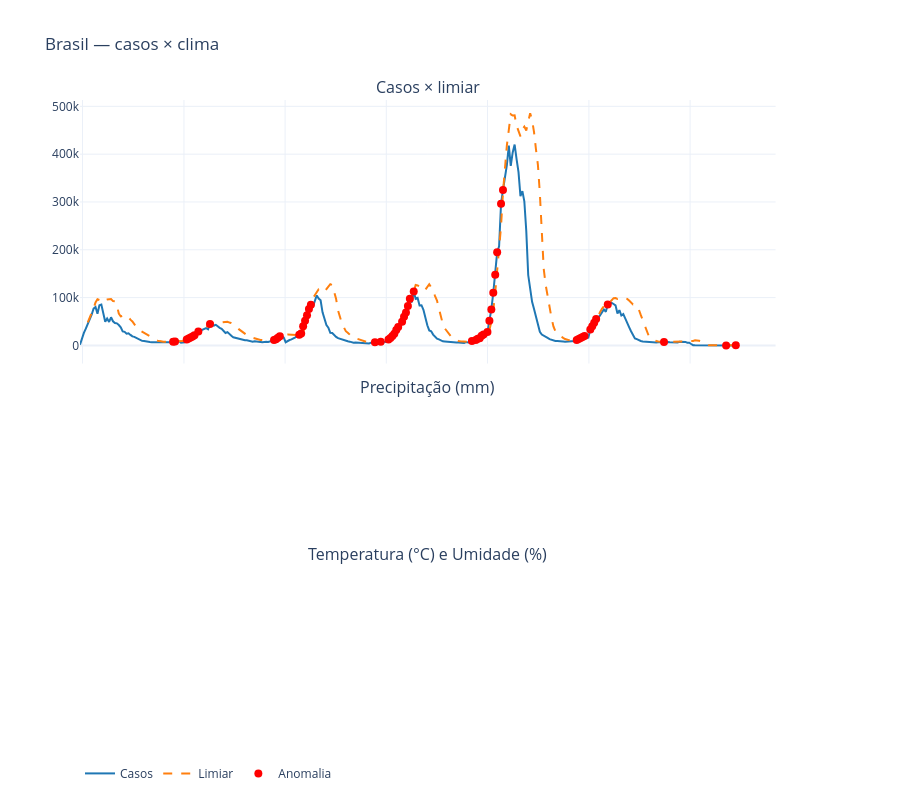
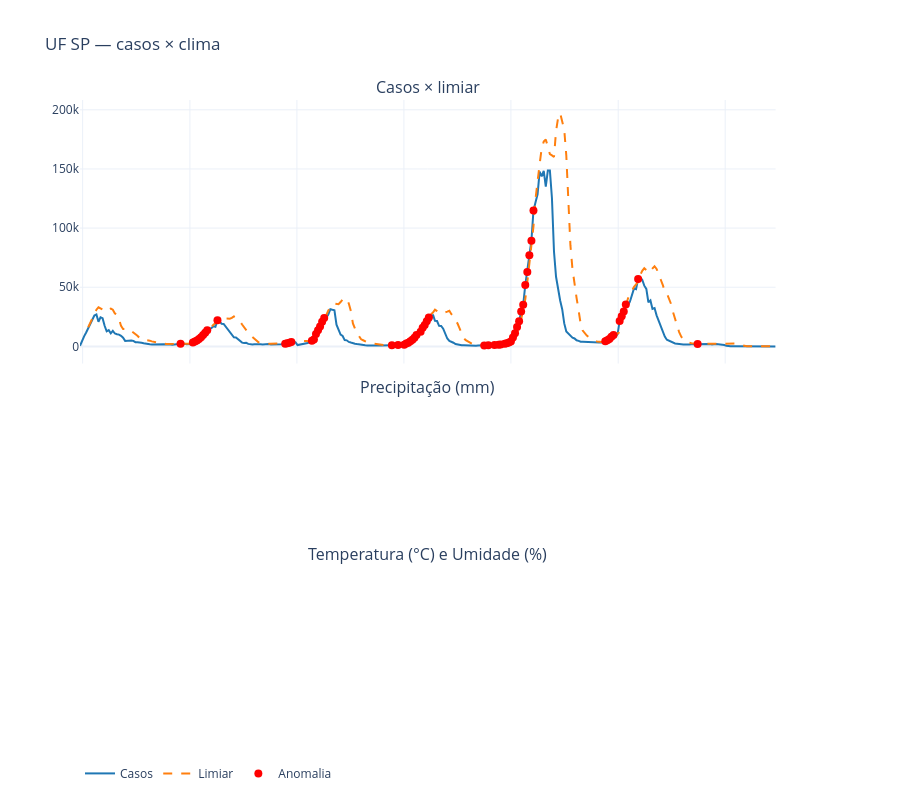
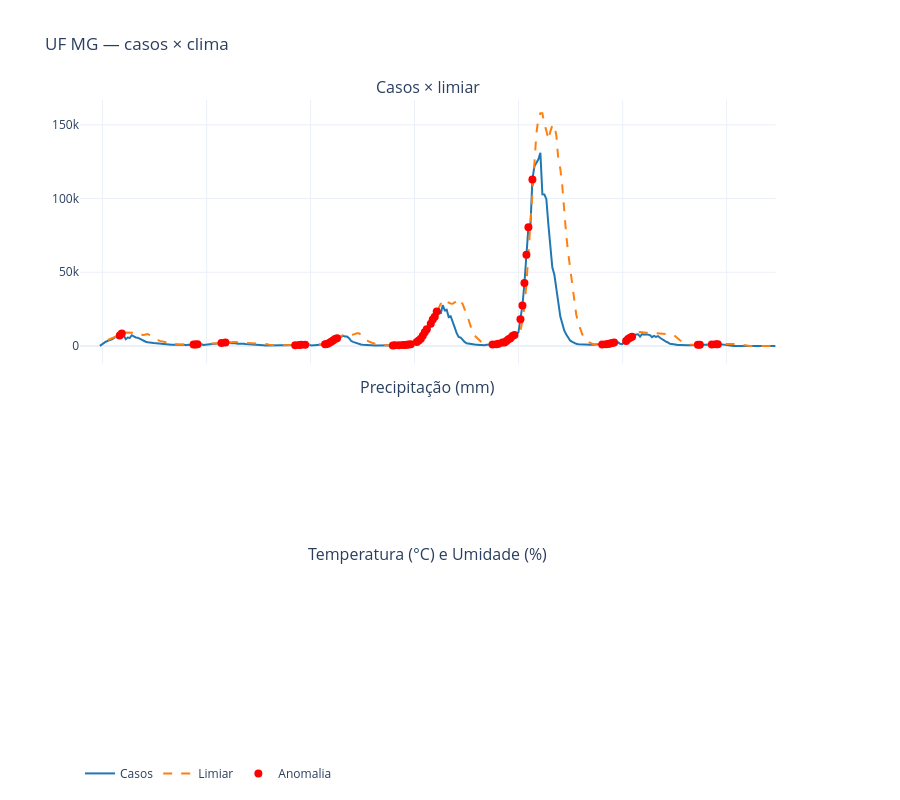

Notebook cell for these charts, in order:
### Markdown cell above
## Célula 8 — Clima × casos
**8.1** Painel comparativo (casos + anomalias, precipitação, temperatura/umidade) alinhado no tempo.
**8.2** Correlação defasada: o efeito do clima sobre a dengue não é imediato (chuva → criadouros → ciclo do mosquito → casos), então testamos defasagens de 0 a `LAG_MAX` semanas.

### Code cell
# ---------- 8.1 Painel comparativo ----------
def fig_clima(d, titulo):
    fig = make_subplots(rows=3, cols=1, shared_xaxes=True, vertical_spacing=0.06,
                        row_heights=[0.5, 0.25, 0.25],
                        specs=[[{}], [{}], [{"secondary_y": True}]],
                        subplot_titles=("Casos × limiar", "Precipitação (mm)", "Temperatura (°C) e Umidade (%)"))
    fig.add_trace(go.Scatter(x=d["semana"], y=d["casos"], name="Casos", line=dict(color="#1f77b4")), row=1, col=1)
    fig.add_trace(go.Scatter(x=d["semana"], y=d["limiar"], name="Limiar", line=dict(color="#ff7f0e", dash="dash")), row=1, col=1)
    a = d[d["anomalia"]]
    fig.add_trace(go.Scatter(x=a["semana"], y=a["casos"], name="Anomalia", mode="markers",
                             marker=dict(color="red", size=8)), row=1, col=1)
    if "precip" in d and d["precip"].notna().any():
        fig.add_trace(go.Bar(x=d["semana"], y=d["precip"], name="Precipitação", marker_color="#4c9be8"), row=2, col=1)
    if "temp" in d and d["temp"].notna().any():
        fig.add_trace(go.Scatter(x=d["semana"], y=d["temp"], name="Temperatura", line=dict(color="#d62728")),
                      row=3, col=1, secondary_y=False)
    if "umid" in d and d["umid"].notna().any():
        fig.add_trace(go.Scatter(x=d["semana"], y=d["umid"], name="Umidade", line=dict(color="#2ca02c", dash="dot")),
                      row=3, col=1, secondary_y=True)
    fig.update_layout(title=titulo, height=800, template="plotly_white", hovermode="x unified",
                      legend=dict(orientation="h", y=-0.1))
    return fig

# Brasil (clima nacional)
fig_clima(det_br, "Brasil — casos × clima").show()
# Top 2 UFs
for uf in top_uf[:2]:
    fig_clima(det_uf[det_uf["uf"] == uf], f"UF {uf} — casos × clima").show()

# ---------- 8.2 Correlação defasada ----------
def zlog(s):
    x = np.log1p(s)                         # log reduz a assimetria dos picos
    return (x - x.mean()) / (x.std() if x.std() else 1)

corr_df = det_uf[det_uf["uf"] != "BR"].copy()
corr_df["casos_z"] = corr_df.groupby("uf")["casos"].transform(zlog)
for v in CLIMA:
    corr_df[v + "_z"] = corr_df.groupby("uf")[v].transform(lambda s: (s - s.mean()) / (s.std() if s.std() else 1))

linhas = []
for lag in range(LAG_MAX + 1):
    linha = {"lag (semanas)": lag}
    for v in CLIMA:
        x = corr_df.groupby("uf")[v + "_z"].shift(lag)          # clima de `lag` semanas atrás
        linha[nomes_clima[v]] = pd.concat([corr_df["casos_z"], x], axis=1).corr(method="spearman").iloc[0, 1]
    linhas.append(linha)
tab_corr = pd.DataFrame(linhas).set_index("lag (semanas)")

plt.figure(figsize=(7, 5))
sns.heatmap(tab_corr, annot=True, fmt=".2f", cmap="RdBu_r", center=0, vmin=-1, vmax=1)
plt.title("Correlação de Spearman: clima (defasado) × casos")
plt.show()

print("Melhor defasagem por variável (maior |correlação|):")
for col in tab_corr.columns:
    lag_otimo = tab_corr[col].abs().idxmax()
    print(f"  • {col}: lag = {lag_otimo} sem. (rho = {tab_corr.loc[lag_otimo, col]:+.2f})")

### Figure 1 — Plotly figure (JSON) as saved in the notebook; plotly's stock layout.template omitted (floating-point values rounded to 4 significant figures; data arrays with more than 128 entries replaced by an {"elided": "..."} marker saying what was removed)
{"data": [{"line": {"color": "#1f77b4"}, "name": "Casos", "type": "scatter", "x": {"elided": "340 str values"}, "xaxis": "x", "y": {"elided": "340 int values"}, "yaxis": "y"}, {"line": {"color": "#ff7f0e", "dash": "dash"}, "name": "Limiar", "type": "scatter", "x": {"elided": "340 str values"}, "xaxis": "x", "y": {"elided": "340 float values"}, "yaxis": "y"}, {"marker": {"color": "red", "size": 8}, "mode": "markers", "name": "Anomalia", "type": "scatter", "x": ["2020-11-23T00:00:00.000000", "2020-11-30T00:00:00.000000", "2021-01-11T00:00:00.000000", "2021-01-18T00:00:00.000000", "2021-01-25T00:00:00.000000", "2021-02-01T00:00:00.000000", "2021-02-08T00:00:00.000000", "2021-02-22T00:00:00.000000", "2021-04-05T00:00:00.000000", "2021-11-22T00:00:00.000000", "2021-11-29T00:00:00.000000", "2021-12-06T00:00:00.000000", "2021-12-13T00:00:00.000000", "2022-02-21T00:00:00.000000", "2022-02-28T00:00:00.000000", "2022-03-07T00:00:00.000000", "2022-03-14T00:00:00.000000", "2022-03-21T00:00:00.000000", "2022-03-28T00:00:00.000000", "2022-04-04T00:00:00.000000", "2022-11-21T00:00:00.000000", "2022-12-12T00:00:00.000000", "2023-01-09T00:00:00.000000", "2023-01-16T00:00:00.000000", "2023-01-23T00:00:00.000000", "2023-01-30T00:00:00.000000", "2023-02-06T00:00:00.000000", "2023-02-13T00:00:00.000000", "2023-02-27T00:00:00.000000", "2023-03-06T00:00:00.000000", "2023-03-13T00:00:00.000000", "2023-03-20T00:00:00.000000", "2023-03-27T00:00:00.000000", "2023-04-10T00:00:00.000000", "2023-11-06T00:00:00.000000", "2023-11-20T00:00:00.000000", "2023-11-27T00:00:00.000000", "2023-12-04T00:00:00.000000", "2023-12-11T00:00:00.000000", "2023-12-18T00:00:00.000000", "2024-01-01T00:00:00.000000", "2024-01-08T00:00:00.000000", "2024-01-15T00:00:00.000000", "2024-01-22T00:00:00.000000", "2024-01-29T00:00:00.000000", "2024-02-05T00:00:00.000000", "2024-02-19T00:00:00.000000", "2024-02-26T00:00:00.000000", "2024-11-18T00:00:00.000000", "2024-11-25T00:00:00.000000", "2024-12-02T00:00:00.000000", "2024-12-09T00:00:00.000000", "2024-12-16T00:00:00.000000", "2025-01-06T00:00:00.000000", "2025-01-13T00:00:00.000000", "2025-01-20T00:00:00.000000", "2025-01-27T00:00:00.000000", "2025-03-10T00:00:00.000000", "2025-09-29T00:00:00.000000", "2026-05-11T00:00:00.000000", "2026-06-15T00:00:00.000000"], "xaxis": "x", "y": [7526, 8312, 12184, 14270, 16446, 18627, 21368, 28980, 44779, 11069, 12953, 15787, 19371, 22455, 24694, 40113, 51627, 63088, 76121, 85078, 6480, 7842, 12582, 15704, 19443, 24393, 32071, 38504, 49288, 59711, 69087, 82580, 97827, 112882, 9155, 11176, 13753, 14931, 20132, 23031, 28289, 51684, 75240, 109987, 147643, 194751, 296261, 325041, 11389, 13454, 15239, 17452, 19541, 33185, 39884, 47225, 55232, 85651, 7215, 46, 164], "yaxis": "y"}], "layout": {"annotations": [{"font": {"size": 16}, "showarrow": false, "text": "Casos × limiar", "x": 0.47, "xanchor": "center", "xref": "paper", "y": 1, "yanchor": "bottom", "yref": "paper"}, {"font": {"size": 16}, "showarrow": false, "text": "Precipitação (mm)", "x": 0.47, "xanchor": "center", "xref": "paper", "y": 0.5, "yanchor": "bottom", "yref": "paper"}, {"font": {"size": 16}, "showarrow": false, "text": "Temperatura (°C) e Umidade (%)", "x": 0.47, "xanchor": "center", "xref": "paper", "y": 0.22, "yanchor": "bottom", "yref": "paper"}], "height": 800, "hovermode": "x unified", "legend": {"orientation": "h", "y": -0.1}, "title": {"text": "Brasil — casos × clima"}, "xaxis": {"anchor": "y", "domain": [0, 0.94], "matches": "x3", "showticklabels": false}, "xaxis2": {"anchor": "y2", "domain": [0, 0.94], "matches": "x3", "showticklabels": false}, "xaxis3": {"anchor": "y3", "domain": [0, 0.94]}, "yaxis": {"anchor": "x", "domain": [0.56, 1]}, "yaxis2": {"anchor": "x2", "domain": [0.28, 0.5]}, "yaxis3": {"anchor": "x3", "domain": [0, 0.22]}, "yaxis4": {"anchor": "x3", "overlaying": "y3", "side": "right"}}}

### Figure 2 — Plotly figure (JSON) as saved in the notebook; plotly's stock layout.template omitted (floating-point values rounded to 4 significant figures; data arrays with more than 128 entries replaced by an {"elided": "..."} marker saying what was removed)
{"data": [{"line": {"color": "#1f77b4"}, "name": "Casos", "type": "scatter", "x": {"elided": "340 str values"}, "xaxis": "x", "y": {"elided": "340 float values"}, "yaxis": "y"}, {"line": {"color": "#ff7f0e", "dash": "dash"}, "name": "Limiar", "type": "scatter", "x": {"elided": "340 str values"}, "xaxis": "x", "y": {"elided": "340 float values"}, "yaxis": "y"}, {"marker": {"color": "red", "size": 8}, "mode": "markers", "name": "Anomalia", "type": "scatter", "x": ["2020-11-30T00:00:00.000000", "2021-01-11T00:00:00.000000", "2021-01-18T00:00:00.000000", "2021-01-25T00:00:00.000000", "2021-02-01T00:00:00.000000", "2021-02-08T00:00:00.000000", "2021-02-15T00:00:00.000000", "2021-02-22T00:00:00.000000", "2021-03-01T00:00:00.000000", "2021-04-05T00:00:00.000000", "2021-11-22T00:00:00.000000", "2021-11-29T00:00:00.000000", "2021-12-06T00:00:00.000000", "2021-12-13T00:00:00.000000", "2022-02-21T00:00:00.000000", "2022-02-28T00:00:00.000000", "2022-03-07T00:00:00.000000", "2022-03-14T00:00:00.000000", "2022-03-21T00:00:00.000000", "2022-03-28T00:00:00.000000", "2022-04-04T00:00:00.000000", "2022-11-21T00:00:00.000000", "2022-12-12T00:00:00.000000", "2023-01-02T00:00:00.000000", "2023-01-09T00:00:00.000000", "2023-01-16T00:00:00.000000", "2023-01-23T00:00:00.000000", "2023-01-30T00:00:00.000000", "2023-02-06T00:00:00.000000", "2023-02-13T00:00:00.000000", "2023-02-27T00:00:00.000000", "2023-03-06T00:00:00.000000", "2023-03-13T00:00:00.000000", "2023-03-20T00:00:00.000000", "2023-03-27T00:00:00.000000", "2023-10-02T00:00:00.000000", "2023-10-16T00:00:00.000000", "2023-11-06T00:00:00.000000", "2023-11-20T00:00:00.000000", "2023-11-27T00:00:00.000000", "2023-12-11T00:00:00.000000", "2023-12-18T00:00:00.000000", "2023-12-25T00:00:00.000000", "2024-01-01T00:00:00.000000", "2024-01-08T00:00:00.000000", "2024-01-15T00:00:00.000000", "2024-01-22T00:00:00.000000", "2024-01-29T00:00:00.000000", "2024-02-05T00:00:00.000000", "2024-02-12T00:00:00.000000", "2024-02-19T00:00:00.000000", "2024-02-26T00:00:00.000000", "2024-03-04T00:00:00.000000", "2024-03-11T00:00:00.000000", "2024-03-18T00:00:00.000000", "2024-11-18T00:00:00.000000", "2024-11-25T00:00:00.000000", "2024-12-02T00:00:00.000000", "2024-12-09T00:00:00.000000", "2024-12-16T00:00:00.000000", "2025-01-06T00:00:00.000000", "2025-01-13T00:00:00.000000", "2025-01-20T00:00:00.000000", "2025-01-27T00:00:00.000000", "2025-03-10T00:00:00.000000", "2025-09-29T00:00:00.000000"], "xaxis": "x", "y": [2168.0, 3377.0, 4224.0, 5021.0, 6291.0, 7807.0, 9609.0, 11610.0, 13620.0, 22060.0, 2239.0, 2700.0, 3006.0, 3731.0, 4756.0, 5906.0, 10520.0, 13560.0, 16880.0, 20800.0, 24010.0, 899.0, 1152.0, 1339.0, 2477.0, 2987.0, 4328.0, 5533.0, 7244.0, 9582.0, 12380.0, 15720.0, 18150.0, 21220.0, 24440.0, 840.0, 895.0, 1192.0, 1310.0, 1691.0, 2283.0, 2677.0, 3272.0, 4107.0, 7546.0, 11200.0, 16320.0, 21280.0, 29510.0, 35230.0, 51860.0, 62820.0, 77100.0, 89370.0, 114900.0, 4233.0, 5134.0, 6335.0, 8041.0, 9659.0, 21510.0, 25380.0, 29490.0, 35500.0, 56960.0, 2058.0], "yaxis": "y"}], "layout": {"annotations": [{"font": {"size": 16}, "showarrow": false, "text": "Casos × limiar", "x": 0.47, "xanchor": "center", "xref": "paper", "y": 1, "yanchor": "bottom", "yref": "paper"}, {"font": {"size": 16}, "showarrow": false, "text": "Precipitação (mm)", "x": 0.47, "xanchor": "center", "xref": "paper", "y": 0.5, "yanchor": "bottom", "yref": "paper"}, {"font": {"size": 16}, "showarrow": false, "text": "Temperatura (°C) e Umidade (%)", "x": 0.47, "xanchor": "center", "xref": "paper", "y": 0.22, "yanchor": "bottom", "yref": "paper"}], "height": 800, "hovermode": "x unified", "legend": {"orientation": "h", "y": -0.1}, "title": {"text": "UF SP — casos × clima"}, "xaxis": {"anchor": "y", "domain": [0, 0.94], "matches": "x3", "showticklabels": false}, "xaxis2": {"anchor": "y2", "domain": [0, 0.94], "matches": "x3", "showticklabels": false}, "xaxis3": {"anchor": "y3", "domain": [0, 0.94]}, "yaxis": {"anchor": "x", "domain": [0.56, 1]}, "yaxis2": {"anchor": "x2", "domain": [0.28, 0.5]}, "yaxis3": {"anchor": "x3", "domain": [0, 0.22]}, "yaxis4": {"anchor": "x3", "overlaying": "y3", "side": "right"}}}

### Figure 3 — Plotly figure (JSON) as saved in the notebook; plotly's stock layout.template omitted (floating-point values rounded to 4 significant figures; data arrays with more than 128 entries replaced by an {"elided": "..."} marker saying what was removed)
{"data": [{"line": {"color": "#1f77b4"}, "name": "Casos", "type": "scatter", "x": {"elided": "340 str values"}, "xaxis": "x", "y": {"elided": "340 float values"}, "yaxis": "y"}, {"line": {"color": "#ff7f0e", "dash": "dash"}, "name": "Limiar", "type": "scatter", "x": {"elided": "340 str values"}, "xaxis": "x", "y": {"elided": "340 float values"}, "yaxis": "y"}, {"marker": {"color": "red", "size": 8}, "mode": "markers", "name": "Anomalia", "type": "scatter", "x": ["2020-03-02T00:00:00.000000", "2020-03-09T00:00:00.000000", "2020-11-16T00:00:00.000000", "2020-11-23T00:00:00.000000", "2020-11-30T00:00:00.000000", "2021-02-22T00:00:00.000000", "2021-03-08T00:00:00.000000", "2021-11-08T00:00:00.000000", "2021-11-22T00:00:00.000000", "2021-11-29T00:00:00.000000", "2021-12-13T00:00:00.000000", "2022-02-21T00:00:00.000000", "2022-02-28T00:00:00.000000", "2022-03-07T00:00:00.000000", "2022-03-14T00:00:00.000000", "2022-03-21T00:00:00.000000", "2022-03-28T00:00:00.000000", "2022-04-04T00:00:00.000000", "2022-10-17T00:00:00.000000", "2022-10-24T00:00:00.000000", "2022-11-07T00:00:00.000000", "2022-11-21T00:00:00.000000", "2022-11-28T00:00:00.000000", "2022-12-05T00:00:00.000000", "2022-12-12T00:00:00.000000", "2022-12-19T00:00:00.000000", "2023-01-09T00:00:00.000000", "2023-01-16T00:00:00.000000", "2023-01-23T00:00:00.000000", "2023-01-30T00:00:00.000000", "2023-02-06T00:00:00.000000", "2023-02-13T00:00:00.000000", "2023-02-27T00:00:00.000000", "2023-03-06T00:00:00.000000", "2023-03-13T00:00:00.000000", "2023-03-20T00:00:00.000000", "2023-10-02T00:00:00.000000", "2023-10-16T00:00:00.000000", "2023-10-23T00:00:00.000000", "2023-11-06T00:00:00.000000", "2023-11-13T00:00:00.000000", "2023-11-20T00:00:00.000000", "2023-11-27T00:00:00.000000", "2023-12-04T00:00:00.000000", "2023-12-11T00:00:00.000000", "2023-12-18T00:00:00.000000", "2024-01-08T00:00:00.000000", "2024-01-15T00:00:00.000000", "2024-01-22T00:00:00.000000", "2024-01-29T00:00:00.000000", "2024-02-05T00:00:00.000000", "2024-02-19T00:00:00.000000", "2024-10-21T00:00:00.000000", "2024-11-04T00:00:00.000000", "2024-11-11T00:00:00.000000", "2024-11-18T00:00:00.000000", "2024-11-25T00:00:00.000000", "2024-12-02T00:00:00.000000", "2025-01-13T00:00:00.000000", "2025-01-20T00:00:00.000000", "2025-01-27T00:00:00.000000", "2025-02-03T00:00:00.000000", "2025-09-22T00:00:00.000000", "2025-09-29T00:00:00.000000", "2025-11-10T00:00:00.000000", "2025-11-24T00:00:00.000000", "2025-12-01T00:00:00.000000"], "xaxis": "x", "y": [7183.0, 8535.0, 967.0, 1056.0, 1256.0, 1985.0, 2310.0, 549.0, 679.0, 761.0, 886.0, 1163.0, 1341.0, 1997.0, 2789.0, 3654.0, 4660.0, 5279.0, 405.0, 412.0, 480.0, 644.0, 719.0, 882.0, 1067.0, 1183.0, 2760.0, 3797.0, 4830.0, 6987.0, 9358.0, 11300.0, 15100.0, 18020.0, 19890.0, 23450.0, 1008.0, 1208.0, 1453.0, 2408.0, 2420.0, 3353.0, 4558.0, 5287.0, 6709.0, 7482.0, 18200.0, 27470.0, 42660.0, 61900.0, 80560.0, 113000.0, 1019.0, 1184.0, 1364.0, 1728.0, 2103.0, 2278.0, 3392.0, 4750.0, 5523.0, 6268.0, 782.0, 848.0, 1008.0, 1112.0, 1153.0], "yaxis": "y"}], "layout": {"annotations": [{"font": {"size": 16}, "showarrow": false, "text": "Casos × limiar", "x": 0.47, "xanchor": "center", "xref": "paper", "y": 1, "yanchor": "bottom", "yref": "paper"}, {"font": {"size": 16}, "showarrow": false, "text": "Precipitação (mm)", "x": 0.47, "xanchor": "center", "xref": "paper", "y": 0.5, "yanchor": "bottom", "yref": "paper"}, {"font": {"size": 16}, "showarrow": false, "text": "Temperatura (°C) e Umidade (%)", "x": 0.47, "xanchor": "center", "xref": "paper", "y": 0.22, "yanchor": "bottom", "yref": "paper"}], "height": 800, "hovermode": "x unified", "legend": {"orientation": "h", "y": -0.1}, "title": {"text": "UF MG — casos × clima"}, "xaxis": {"anchor": "y", "domain": [0, 0.94], "matches": "x3", "showticklabels": false}, "xaxis2": {"anchor": "y2", "domain": [0, 0.94], "matches": "x3", "showticklabels": false}, "xaxis3": {"anchor": "y3", "domain": [0, 0.94]}, "yaxis": {"anchor": "x", "domain": [0.56, 1]}, "yaxis2": {"anchor": "x2", "domain": [0.28, 0.5]}, "yaxis3": {"anchor": "x3", "domain": [0, 0.22]}, "yaxis4": {"anchor": "x3", "overlaying": "y3", "side": "right"}}}
